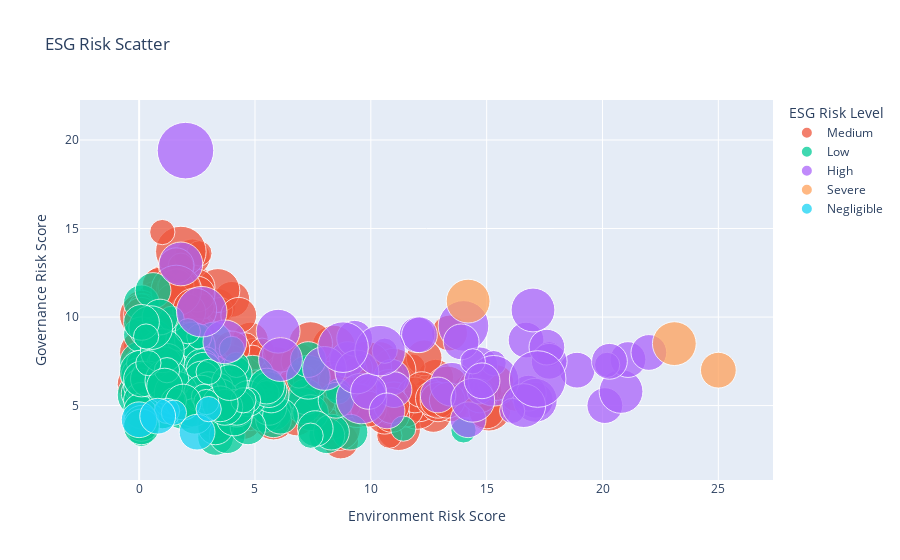

Notebook code for this chart:
### Code cell
# 4. ESG risk scatter bubble
fig2 = px.scatter(
    df,
    x='Environment Risk Score', y='Governance Risk Score',
    size='Controversy Score', color='ESG Risk Level',
    hover_name='Name', title='ESG Risk Scatter',
    size_max=40, opacity=0.75
)
fig2.show()

### Figure 1 — Plotly figure (JSON) as saved in the notebook; plotly's stock layout.template omitted (floating-point values rounded to 4 significant figures; data arrays with more than 128 entries replaced by an {"elided": "..."} marker saying what was removed)
{"data": [{"hovertemplate": "<b>%{hovertext}</b><br><br>ESG Risk Level=Medium<br>Environment Risk Score=%{x}<br>Governance Risk Score=%{y}<br>Controversy Score=%{marker.size}<extra></extra>", "hovertext": {"elided": "184 str values"}, "legendgroup": "Medium", "marker": {"color": "#EF553B", "opacity": 0.75, "size": {"elided": "184 float values"}, "sizemode": "area", "sizeref": 0.003125, "symbol": "circle"}, "mode": "markers", "name": "Medium", "orientation": "v", "showlegend": true, "type": "scatter", "x": {"elided": "184 float values"}, "xaxis": "x", "y": {"elided": "184 float values"}, "yaxis": "y"}, {"hovertemplate": "<b>%{hovertext}</b><br><br>ESG Risk Level=Low<br>Environment Risk Score=%{x}<br>Governance Risk Score=%{y}<br>Controversy Score=%{marker.size}<extra></extra>", "hovertext": {"elided": "187 str values"}, "legendgroup": "Low", "marker": {"color": "#00cc96", "opacity": 0.75, "size": {"elided": "187 float values"}, "sizemode": "area", "sizeref": 0.003125, "symbol": "circle"}, "mode": "markers", "name": "Low", "orientation": "v", "showlegend": true, "type": "scatter", "x": {"elided": "187 float values"}, "xaxis": "x", "y": {"elided": "187 float values"}, "yaxis": "y"}, {"hovertemplate": "<b>%{hovertext}</b><br><br>ESG Risk Level=High<br>Environment Risk Score=%{x}<br>Governance Risk Score=%{y}<br>Controversy Score=%{marker.size}<extra></extra>", "hovertext": ["Wells Fargo & Co.", "Valero Energy Corporation", "Universal Health Services, Inc. Class B", "U.S. Bancorp", "Tyson Foods, Inc.", "Transdigm Group Incorporated", "The Southern Company", "The Mosaic Company", "The Kraft Heinz Company", "The J.M. Smucker Company", "Textron, Inc.", "Targa Resources Corp.", "Steel Dynamics Inc", "Southwest Airlines Co.", "Snap-on Incorporated", "Quanta Services, Inc.", "Ppl Corporation", "Pinnacle West Capital Corporation", "Phillips 66", "Pg&e Corporation", "Nucor Corporation", "Nrg Energy, Inc.", "Microchip Technology Inc", "Meta Platforms, Inc. Class A", "Martin Marietta Materials", "Marathon Petroleum Corporation", "Marathon Oil Corporation", "Lockheed Martin Corp.", "Hess Corporation", "General Dynamics Corporation", "Freeport-Mcmoran Inc.", "Fortive Corporation", "Fmc Corporation", "Eqt Corp", "Eog Resources, Inc.", "Devon Energy Corporation", "Delta Air Lines, Inc.", "Coterra Energy Inc.", "Conocophillips", "Conagra Brands, Inc.", "Chevron Corporation", "Caterpillar Inc.", "Bunge Global Sa", "Boeing Company", "Atmos Energy Corporation", "Archer Daniels Midland Company", "Apa Corporation", "Amazon.com Inc", "Altria Group, Inc.", "3m Company"], "legendgroup": "High", "marker": {"color": "#ab63fa", "opacity": 0.75, "size": [5.0, 2.0, 3.0, 3.0, 4.0, 2.0, 2.0, 2.0, 3.0, 2.0, 2.0, 2.0, 1.0, 2.0, 2.0, 2.0, 2.0, 1.0, 3.0, 4.0, 2.0, 2.0, 1.0, 4.0, 2.0, 3.0, 2.0, 3.0, 2.0, 3.0, 4.0, 1.0, 1.0, 1.0, 1.0, 2.0, 2.0, 2.0, 2.0, 2.0, 3.0, 4.0, 3.0, 4.0, 2.0, 3.0, 2.0, 3.0, 3.0, 5.0], "sizemode": "area", "sizeref": 0.003125, "symbol": "circle"}, "mode": "markers", "name": "High", "orientation": "v", "showlegend": true, "type": "scatter", "x": [2.0, 20.1, 3.7, 1.8, 14.0, 12.0, 14.7, 13.9, 13.5, 12.9, 10.9, 14.2, 10.6, 11.0, 9.0, 12.1, 17.1, 14.7, 20.8, 9.6, 9.3, 16.8, 15.3, 2.7, 16.7, 17.1, 21.1, 8.0, 18.9, 9.4, 15.3, 16.1, 14.4, 17.7, 20.2, 17.7, 9.9, 20.3, 17.6, 10.7, 17.0, 10.4, 14.4, 8.8, 14.8, 16.6, 22.0, 6.0, 6.1, 17.2], "xaxis": "x", "y": [19.4, 5.0, 8.6, 13.0, 9.5, 9.0, 7.3, 8.6, 6.2, 5.6, 6.6, 4.2, 8.1, 5.9, 7.6, 9.0, 5.3, 5.8, 5.8, 5.4, 8.8, 5.7, 7.4, 10.3, 8.7, 5.3, 7.6, 7.1, 7.0, 6.9, 6.4, 4.7, 7.5, 7.9, 7.3, 7.5, 5.8, 7.5, 8.3, 4.7, 10.4, 8.1, 5.3, 8.3, 6.4, 5.0, 8.0, 9.2, 7.6, 6.5], "yaxis": "y"}, {"hovertemplate": "<b>%{hovertext}</b><br><br>ESG Risk Level=Severe<br>Environment Risk Score=%{x}<br>Governance Risk Score=%{y}<br>Controversy Score=%{marker.size}<extra></extra>", "hovertext": ["Occidental Petroleum Corporation", "General Electric Company", "Exxon Mobil Corporation"], "legendgroup": "Severe", "marker": {"color": "#FFA15A", "opacity": 0.75, "size": [2.0, 3.0, 3.0], "sizemode": "area", "sizeref": 0.003125, "symbol": "circle"}, "mode": "markers", "name": "Severe", "orientation": "v", "showlegend": true, "type": "scatter", "x": [25.0, 14.2, 23.1], "xaxis": "x", "y": [7.0, 10.9, 8.5], "yaxis": "y"}, {"hovertemplate": "<b>%{hovertext}</b><br><br>ESG Risk Level=Negligible<br>Environment Risk Score=%{x}<br>Governance Risk Score=%{y}<br>Controversy Score=%{marker.size}<extra></extra>", "hovertext": ["Keysight Technologies, Inc.", "Hasbro, Inc.", "Cdw Corporation", "Cbre Group, Inc.", "Avalonbay Communities, Inc.", "Accenture Plc"], "legendgroup": "Negligible", "marker": {"color": "#19d3f3", "opacity": 0.75, "size": [1.0, 2.0, 2.0, 1.0, 1.0, 2.0], "sizemode": "area", "sizeref": 0.003125, "symbol": "circle"}, "mode": "markers", "name": "Negligible", "orientation": "v", "showlegend": true, "type": "scatter", "x": [1.2, 0.0, 2.5, 1.5, 3.0, 0.8], "xaxis": "x", "y": [4.7, 4.2, 3.5, 4.6, 4.8, 4.4], "yaxis": "y"}], "layout": {"legend": {"itemsizing": "constant", "title": {"text": "ESG Risk Level"}, "tracegroupgap": 0}, "title": {"text": "ESG Risk Scatter"}, "xaxis": {"anchor": "y", "domain": [0, 1], "title": {"text": "Environment Risk Score"}}, "yaxis": {"anchor": "x", "domain": [0, 1], "title": {"text": "Governance Risk Score"}}}}
